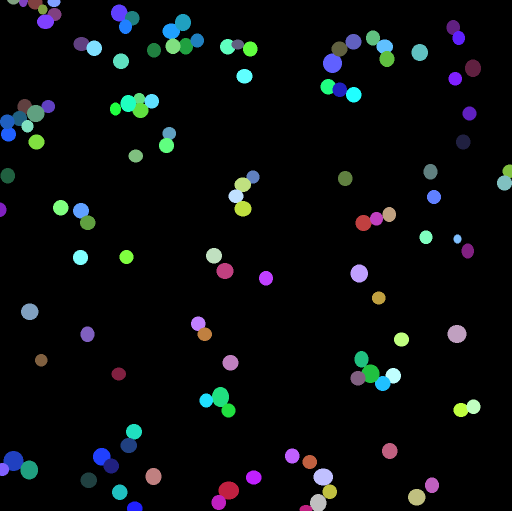
#> input picture data/raw/field104_cancer_cells_manual_labels.tif, 1024 x 1022 px (shown at 1/2 size)
$ python compare_cancer_gt.py
#> lines starting #> are read from the running program, lines starting #| are printed output that depends on the picture; after the words box and inside, x2 and y2 are one past the last pixel; in counts of white or black regions, pixels touching at a corner belong together
"""Compare StarDist cancer-cell labels (on BF) with the manual cancer-cell reference (104_2.tif)."""
import numpy as np
import tifffile
from PIL import Image
from skimage.segmentation import clear_border, find_boundaries

from common.paths import RAW as U
gt = tifffile.imread(U + "field104_cancer_cells_manual_labels.tif").astype(int)
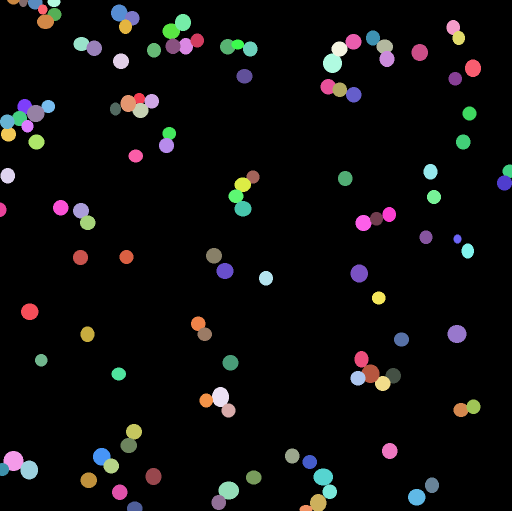
#> gt: shape (1022, 1024) int64 (shown at 1/2 size); 125 distinct labels, from 0 to 124; one colour per label, 0 black
sd = tifffile.imread(U + "field104_cancer_cells_stardist_custom_labels.tif").astype(int)
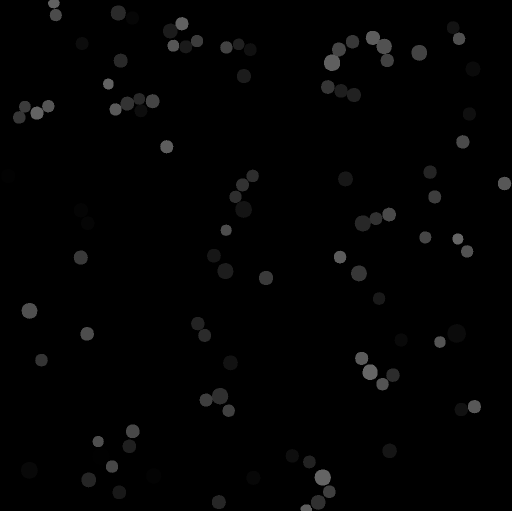
#> input picture data/raw/field104_cancer_cells_stardist_custom_labels.tif, 1024 x 1022 px (shown at 1/2 size)
#> sd: shape (1022, 1024) int64; 103 distinct labels, from 0 to 102
bf = tifffile.imread(U + "field104_brightfield.tif").astype(float)
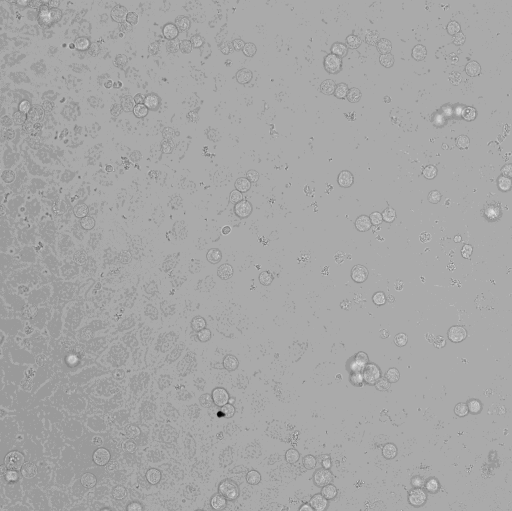
#> input picture data/raw/field104_brightfield.tif, 1024 x 1022 px (shown at 1/2 size)
#> bf: shape (1022, 1024) float64; min 151, max 4009, mean 2615.1


def match(gt, pr, thr=0.5):
    m = (gt > 0) & (pr > 0)
    pairs = {}
    for g, p in zip(gt[m], pr[m]):
        pairs[(g, p)] = pairs.get((g, p), 0) + 1
    ga = dict(zip(*np.unique(gt[gt > 0], return_counts=True)))
    pa = dict(zip(*np.unique(pr[pr > 0], return_counts=True)))
    ious = sorted(((n / (ga[g] + pa[p] - n), g, p) for (g, p), n in pairs.items()), reverse=True)
    ug, up, matched = set(), set(), []
    for iou, g, p in ious:
        if iou >= thr and g not in ug and p not in up:
            ug.add(g); up.add(p); matched.append((g, p, iou))
    return matched, set(ga) - ug, set(pa) - up


for name, G, P in [("whole field", gt, sd), ("whole field, edge cells removed", clear_border(gt.copy()), clear_border(sd.copy()))]:
    m, fn, fp = match(G, P)
    tp = len(m)
    print(f"{name:34s} GT {len(np.unique(G))-1:3d}  StarDist {len(np.unique(P))-1:3d}  TP {tp}  FP {len(fp)}  FN {len(fn)}  "
          f"F1 {2*tp/(2*tp+len(fp)+len(fn)):.3f}  mean IoU {np.mean([x[2] for x in m]):.3f}")
#> this loop made 2 passes
#> (name, tp) on passes 1 to 2: ('whole field', 97), ('whole field, edge cells removed', 93)
#| whole field                        GT 124  StarDist 102  TP 97  FP 5  FN 27  F1 0.858  mean IoU 0.802
#| whole field, edge cells removed    GT 112  StarDist 100  TP 93  FP 7  FN 19  F1 0.877  mean IoU 0.802
#> pass 1, in match, `m = (gt > 0) & (pr > 0)`:
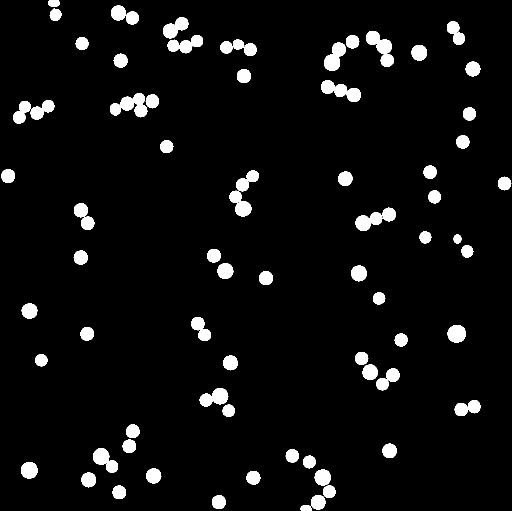
#> m: shape (1022, 1024) bool (shown at 1/2 size); 5.4% white; 77 white regions (1 under 20 px), largest, box (x1, y1, x2, y2) and area: (220, 186, 295, 235) 1984, (732, 62, 788, 134) 1895, (642, 160, 722, 204) 1754

X, Y, W, H = 200, 0, 210, 280
m, fn, fp = match(gt, sd)
#> m = 97 items, first 6: (38, 58, 0.956), (115, 52, 0.943), (21, 92, 0.93), (37, 29, 0.925), (41, 73, 0.922), (31, 23, 0.914); fn = 27 items; fp = 5 items
g, s = gt[Y:Y + H, X:X + W], sd[Y:Y + H, X:X + W]
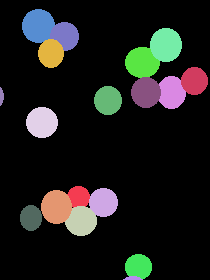
#> g: shape (280, 210) int64; 19 distinct labels, from 0 to 98; one colour per label, 0 black
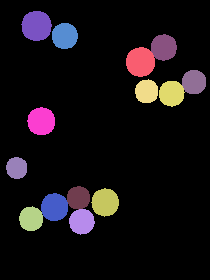
#> s: shape (280, 210) int64; 15 distinct labels, from 0 to 98; one colour per label, 0 black
print("crop: GT objects", len(np.unique(g)) - 1, "StarDist", len(np.unique(s)) - 1,
      "| GT missed by StarDist in crop:", sorted(int(l) for l in fn if (g == l).any()),
      "| StarDist FP in crop:", sorted(int(l) for l in fp if (s == l).any()))
#| crop: GT objects 18 StarDist 14 | GT missed by StarDist in crop: [12, 94, 95, 98] | StarDist FP in crop: [98]
lo, hi = np.percentile(bf[Y:Y + H, X:X + W], [0.3, 99.7])
#> lo = 2001.4; hi = 3021.6
b = np.clip((bf[Y:Y + H, X:X + W] - lo) / (hi - lo), 0, 1)
o = np.stack([b] * 3, -1)
o[find_boundaries(g, mode="inner")] = [0.1, 0.8, 1]
o[find_boundaries(s, mode="inner")] = [1, 0.2, 0.6]
Image.fromarray((np.repeat(np.repeat(o, 3, 0), 3, 1) * 255).astype(np.uint8)).save("data4/cancer_gt_vs_stardist_crop.png")

# panel A "check" image: StarDist vs manual reference outlines on the shared crop (no error colouring), 3x nearest
from scipy import ndimage as ndi
UP = 3
up = lambda a: np.repeat(np.repeat(a, UP, 0), UP, 1)
gU, sU = up(g), up(s)
#> gU: shape (840, 630) int64; 19 distinct labels, from 0 to 98
#> sU: shape (840, 630) int64; 15 distinct labels, from 0 to 98
base = up(b)
o = np.stack([0.2 + 0.7 * base] * 3, -1)
#> o: shape (840, 630, 3) float64
missed = np.isin(gU, [l for l in fn if (g == l).any()])
#> missed: shape (840, 630) bool; 3.1% white; 4 white regions, box (x1, y1, x2, y2) and area: (282, 258, 366, 345) 5760, (114, 117, 192, 204) 5274, (375, 762, 456, 837) 4725, (0, 261, 12, 318) 504
extra = np.isin(sU, [l for l in fp if (s == l).any()])
#> extra: shape (840, 630) bool; 0.63% white; 1 white region, box (x1, y1, x2, y2) and area: (18, 471, 81, 537) 3357
thick = lambda m: ndi.binary_dilation(m, iterations=1)
o[thick(find_boundaries(gU, mode="inner"))] = [0.15, 0.78, 1.0]   # manual: cyan
o[thick(find_boundaries(sU, mode="inner"))] = [1.0, 0.24, 0.82]   # StarDist: magenta
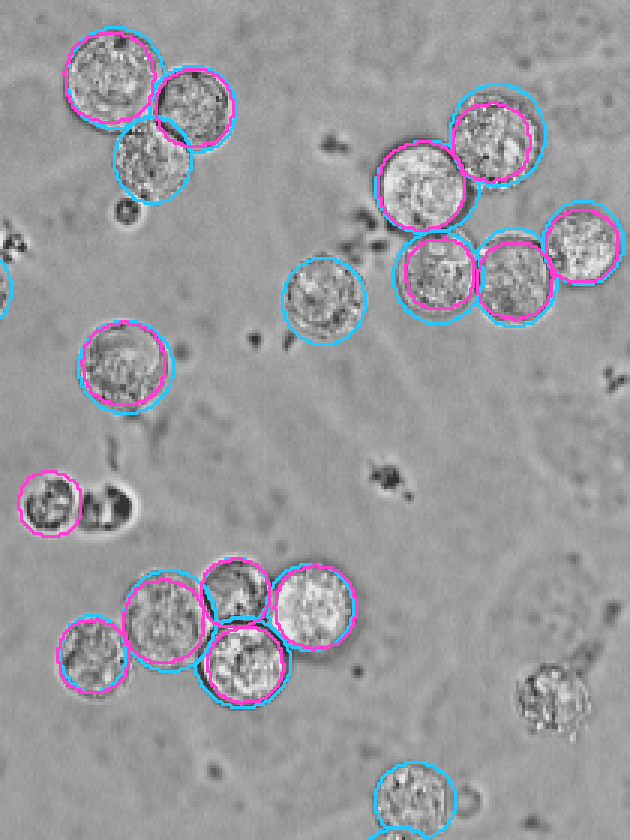
#> o: shape (840, 630, 3) float64; mean of channels 0, 1, 2 0.606, 0.603, 0.62; drawn as R, G, B
Image.fromarray(np.round(o * 255).astype(np.uint8)).save("data4/A_check_overlay.png", optimize=True)
print("check overlay: missed in crop", int(len([l for l in fn if (g == l).any()])), "extra in crop", int(len([l for l in fp if (s == l).any()])))
#| check overlay: missed in crop 4 extra in crop 1
